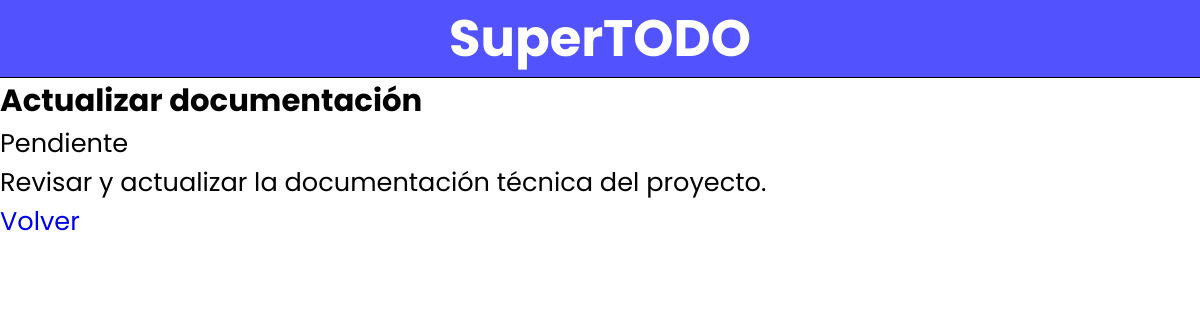
The app's page /tasks/actualizar-documentacion/ with its own data.
### tasks/models.py (models this page shows)
class Task(models.Model):
    name = models.CharField(max_length=256)
    description = models.TextField(blank=True)
    slug = models.SlugField(unique=True, max_length=128)
    completed = models.BooleanField(default=False)
    created_at = models.DateTimeField(auto_now_add=True)
    updated_at = models.DateTimeField(auto_now=True)
    def __str__(self):
        return self.name

### tasks/decorators.py (the view)
    def wrapper(request, task_slug, *args, **kwargs):
        try:
            request.task = Task.objects.get(slug=task_slug)
        except Task.DoesNotExist:
            return HttpResponse(f'La tarea con el slug {task_slug} no existe.')
        return view(request, task_slug, *args, **kwargs)

### tasks/views.py (called while the page is built)
@check_exist_slug
def task_detail(request, task_slug):
    return render(request, 'tasks/task/detail.html', {'task': request.task})

### tasks/templates/tasks/task/detail.html
{% extends 'base.html' %}
{% block content %}
  <h2>{{ task }}</h2>
  <p>{{ task.completed|yesno:'Completada, Pendiente' }}</p>
  <p>{{ task.description }}</p>
  <a href="{% url 'tasks:task-list' %}">Volver</a>
{% endblock %}

### shared/static/css/base.css (style rules this page uses)
* { margin: 0; padding: 0; box-sizing: border-box; }
body { font-family: "Poppins"; }
html { font-size: 62.5%; font-size: 1.6rem; }
h2 { font-size: 1.2rem; }
a { text-decoration: none; }

### records on screen
Task: name "Actualizar documentación", completed "Pendiente", description "Revisar y actualizar la documentación técnica del proyecto."
